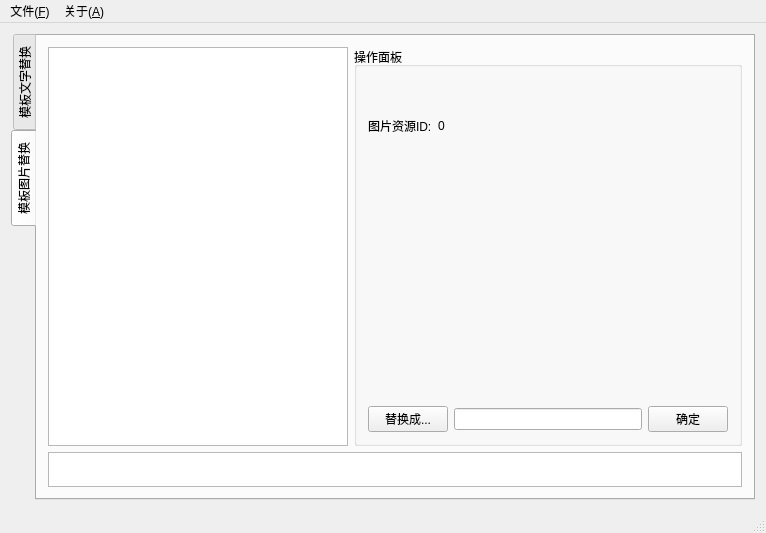
<?xml version="1.0" encoding="UTF-8"?>
<ui version="4.0">
 <class>ReplaceAETemplateClass</class>
 <widget class="QMainWindow" name="ReplaceAETemplateClass">
  <property name="geometry">
   <rect>
    <x>0</x>
    <y>0</y>
    <width>766</width>
    <height>533</height>
   </rect>
  </property>
  <property name="minimumSize">
   <size>
    <width>766</width>
    <height>533</height>
   </size>
  </property>
  <property name="windowTitle">
   <string>ReplaceAETemplate</string>
  </property>
  <widget class="QWidget" name="centralWidget">
   <layout class="QHBoxLayout" name="horizontalLayout">
    <item>
     <widget class="QTabWidget" name="tabWidget">
      <property name="tabPosition">
       <enum>QTabWidget::West</enum>
      </property>
      <property name="tabShape">
       <enum>QTabWidget::Rounded</enum>
      </property>
      <property name="currentIndex">
       <number>1</number>
      </property>
      <widget class="QWidget" name="replaceCharTab">
       <attribute name="title">
        <string>模板文字替换</string>
       </attribute>
       <attribute name="toolTip">
        <string>替换二进制模板文件中的指定字符串</string>
       </attribute>
       <layout class="QHBoxLayout" name="horizontalLayout_3">
        <item>
         <layout class="QHBoxLayout" name="horizontalLayout_2">
          <item>
           <widget class="QListWidget" name="textListWidget">
            <property name="maximumSize">
             <size>
              <width>300</width>
              <height>16777215</height>
             </size>
            </property>
           </widget>
          </item>
          <item>
           <layout class="QVBoxLayout" name="verticalLayout">
            <item>
             <widget class="QGroupBox" name="groupBox">
              <property name="title">
               <string>原始文本</string>
              </property>
              <widget class="QLabel" name="originalTextLabel">
               <property name="geometry">
                <rect>
                 <x>10</x>
                 <y>20</y>
                 <width>331</width>
                 <height>51</height>
                </rect>
               </property>
               <property name="text">
                <string/>
               </property>
              </widget>
             </widget>
            </item>
            <item>
             <widget class="QGroupBox" name="groupBox_2">
              <property name="title">
               <string>替换操作</string>
              </property>
              <widget class="QLabel" name="label">
               <property name="geometry">
                <rect>
                 <x>10</x>
                 <y>30</y>
                 <width>54</width>
                 <height>12</height>
                </rect>
               </property>
               <property name="text">
                <string>替换为：</string>
               </property>
              </widget>
              <widget class="QLineEdit" name="newTextLineEdit">
               <property name="geometry">
                <rect>
                 <x>10</x>
                 <y>50</y>
                 <width>251</width>
                 <height>21</height>
                </rect>
               </property>
              </widget>
              <widget class="QPushButton" name="replaceTextButton">
               <property name="geometry">
                <rect>
                 <x>270</x>
                 <y>50</y>
                 <width>75</width>
                 <height>23</height>
                </rect>
               </property>
               <property name="text">
                <string>开始替换</string>
               </property>
              </widget>
              <widget class="QLabel" name="label_2">
               <property name="geometry">
                <rect>
                 <x>10</x>
                 <y>90</y>
                 <width>54</width>
                 <height>12</height>
                </rect>
               </property>
               <property name="text">
                <string>说明：</string>
               </property>
              </widget>
              <widget class="QLabel" name="label_4">
               <property name="geometry">
                <rect>
                 <x>10</x>
                 <y>110</y>
                 <width>331</width>
                 <height>41</height>
                </rect>
               </property>
               <property name="styleSheet">
                <string notr="true">font-weight: bold;</string>
               </property>
               <property name="text">
                <string>操作前先在菜单栏中打开要修改的模板文件。如原模板
文件是aep格式的，请先另存为aepx格式再使用本程序
打开操作。</string>
               </property>
              </widget>
             </widget>
            </item>
           </layout>
          </item>
         </layout>
        </item>
       </layout>
      </widget>
      <widget class="QWidget" name="replaceImageTab">
       <attribute name="title">
        <string>模板图片替换</string>
       </attribute>
       <attribute name="toolTip">
        <string>替换二进制模板文件中的指定图片</string>
       </attribute>
       <layout class="QVBoxLayout" name="verticalLayout_3">
        <item>
         <layout class="QHBoxLayout" name="horizontalLayout_4">
          <item>
           <widget class="QListWidget" name="imageListWidget">
            <property name="minimumSize">
             <size>
              <width>250</width>
              <height>0</height>
             </size>
            </property>
            <property name="maximumSize">
             <size>
              <width>300</width>
              <height>16777215</height>
             </size>
            </property>
           </widget>
          </item>
          <item>
           <widget class="QGroupBox" name="groupBox_3">
            <property name="title">
             <string>操作面板</string>
            </property>
            <layout class="QVBoxLayout" name="verticalLayout_2">
             <item>
              <layout class="QHBoxLayout" name="horizontalLayout_6">
               <item>
                <widget class="QLabel" name="label_3">
                 <property name="maximumSize">
                  <size>
                   <width>16777215</width>
                   <height>35</height>
                  </size>
                 </property>
                 <property name="text">
                  <string>图片资源ID:</string>
                 </property>
                </widget>
               </item>
               <item>
                <widget class="QLabel" name="imageCountLabel">
                 <property name="text">
                  <string>0</string>
                 </property>
                </widget>
               </item>
               <item>
                <spacer name="horizontalSpacer_3">
                 <property name="orientation">
                  <enum>Qt::Horizontal</enum>
                 </property>
                 <property name="sizeType">
                  <enum>QSizePolicy::Expanding</enum>
                 </property>
                 <property name="sizeHint" stdset="0">
                  <size>
                   <width>40</width>
                   <height>35</height>
                  </size>
                 </property>
                </spacer>
               </item>
              </layout>
             </item>
             <item>
              <widget class="QLabel" name="imagePreviewLabel">
               <property name="minimumSize">
                <size>
                 <width>321</width>
                 <height>221</height>
                </size>
               </property>
               <property name="text">
                <string/>
               </property>
              </widget>
             </item>
             <item>
              <layout class="QHBoxLayout" name="horizontalLayout_5">
               <item>
                <widget class="QPushButton" name="chooseImageButton">
                 <property name="text">
                  <string>替换成...</string>
                 </property>
                </widget>
               </item>
               <item>
                <widget class="QLineEdit" name="destImagePathLineEdit">
                 <property name="readOnly">
                  <bool>true</bool>
                 </property>
                </widget>
               </item>
               <item>
                <widget class="QPushButton" name="replaceImageButton">
                 <property name="text">
                  <string>确定</string>
                 </property>
                </widget>
               </item>
              </layout>
             </item>
            </layout>
           </widget>
          </item>
         </layout>
        </item>
        <item>
         <widget class="QTextEdit" name="imagePathEdit">
          <property name="maximumSize">
           <size>
            <width>16777215</width>
            <height>35</height>
           </size>
          </property>
          <property name="readOnly">
           <bool>true</bool>
          </property>
         </widget>
        </item>
       </layout>
      </widget>
     </widget>
    </item>
   </layout>
  </widget>
  <widget class="QMenuBar" name="menuBar">
   <property name="geometry">
    <rect>
     <x>0</x>
     <y>0</y>
     <width>766</width>
     <height>23</height>
    </rect>
   </property>
   <widget class="QMenu" name="menuFile">
    <property name="title">
     <string>文件(&amp;F)</string>
    </property>
    <addaction name="actionOpenFile"/>
    <addaction name="actionCloseFile"/>
    <addaction name="actionSaveFile"/>
    <addaction name="actionQuitApplication"/>
   </widget>
   <widget class="QMenu" name="menuAbout">
    <property name="title">
     <string>关于(&amp;A)</string>
    </property>
    <addaction name="actionDeveloper"/>
    <addaction name="actionSerialNum"/>
   </widget>
   <addaction name="menuFile"/>
   <addaction name="menuAbout"/>
  </widget>
  <widget class="QStatusBar" name="statusBar"/>
  <action name="actionOpenFile">
   <property name="text">
    <string>打开模板文件...(&amp;O)</string>
   </property>
   <property name="shortcut">
    <string>Ctrl+O</string>
   </property>
  </action>
  <action name="actionCloseFile">
   <property name="text">
    <string>关闭文件(&amp;C)</string>
   </property>
   <property name="shortcut">
    <string>Ctrl+W</string>
   </property>
  </action>
  <action name="actionQuitApplication">
   <property name="text">
    <string>退出程序(&amp;Q)</string>
   </property>
   <property name="shortcut">
    <string>Ctrl+Q</string>
   </property>
  </action>
  <action name="actionDeveloper">
   <property name="text">
    <string>开发者(&amp;D)</string>
   </property>
  </action>
  <action name="actionSaveFile">
   <property name="text">
    <string>保存文件(&amp;S)</string>
   </property>
   <property name="shortcut">
    <string>Ctrl+S</string>
   </property>
  </action>
  <action name="actionSerialNum">
   <property name="text">
    <string>计算序列号</string>
   </property>
  </action>
 </widget>
 <layoutdefault spacing="6" margin="11"/>
 <resources>
  <include location="replaceaetemplate.qrc"/>
 </resources>
 <connections/>
</ui>
